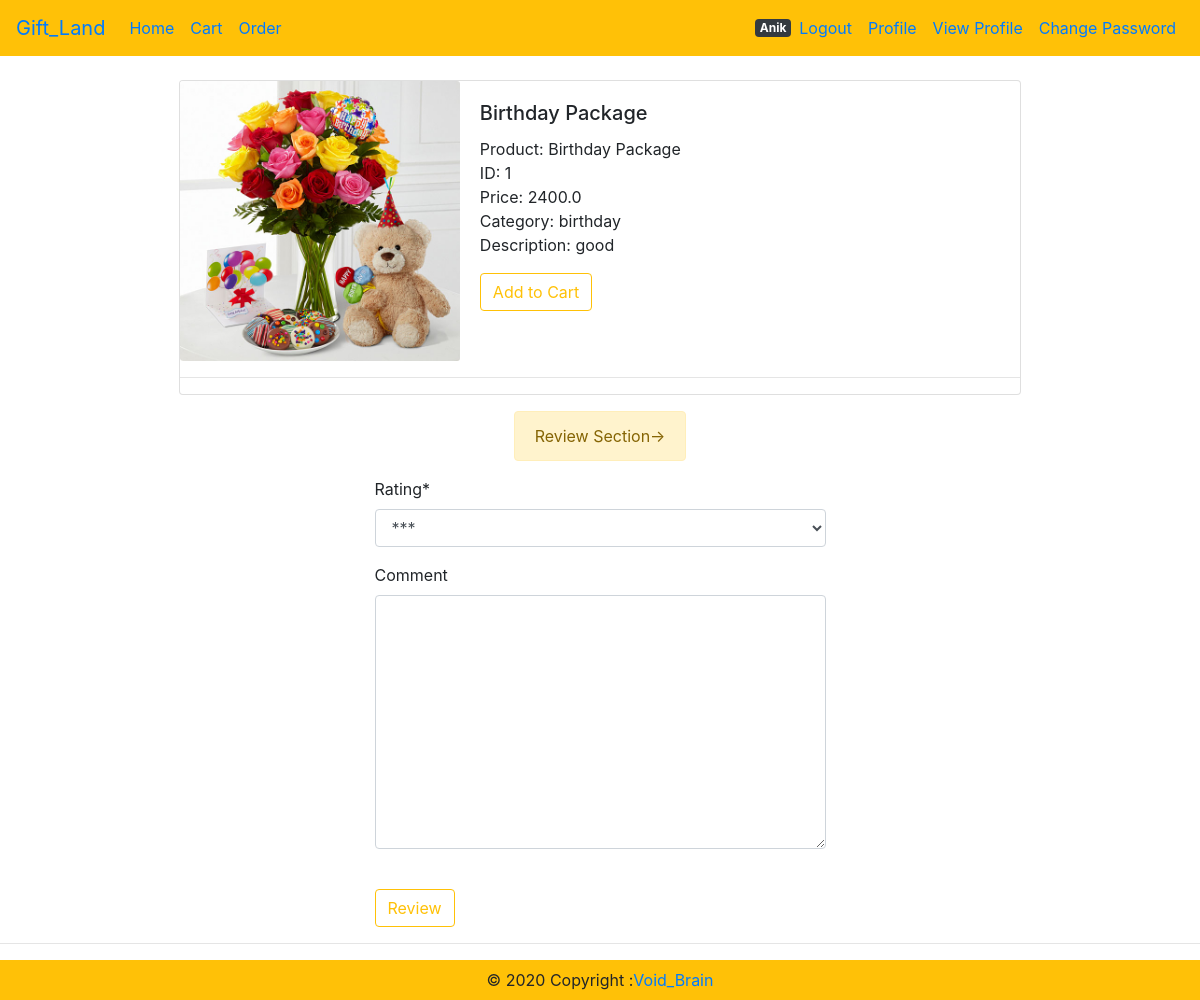
/review/6 (signed in), run on an earlier commit of the app's database.
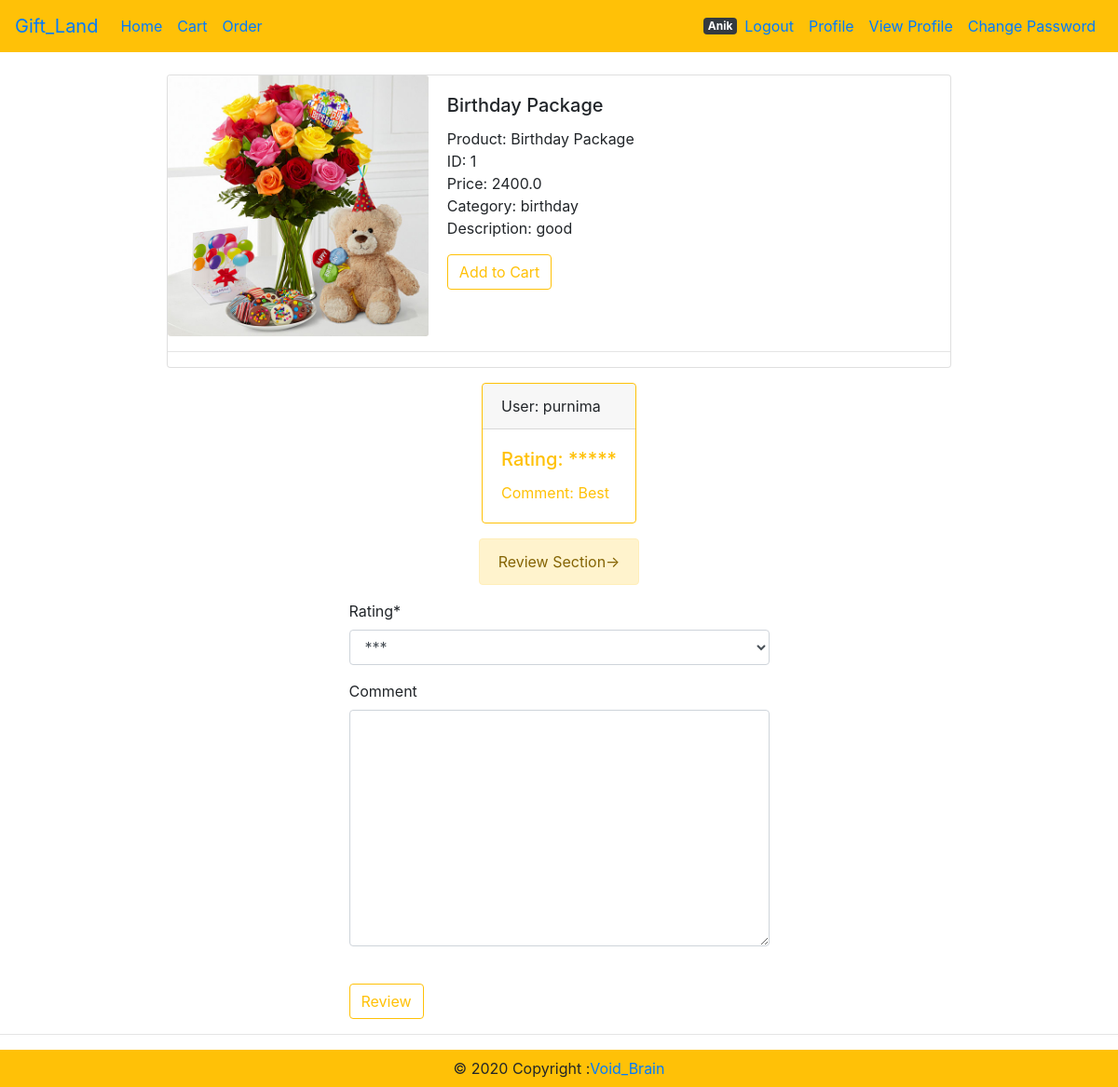
And on a later commit of the database.
### ProductInfo/models.py (models this page shows, shortened)
class Review(models.Model):
    RatingStar=(
        ('*','*'),
        ('**','**'),
        ('***','***'),
        ('****','****'),
        ('*****','*****'),
    )
    rating=models.CharField(max_length=10,choices=RatingStar,default='***')
    comment=models.TextField(blank=True,null=True)
    user=models.ForeignKey(User,on_delete=models.CASCADE,null=True,blank=True)

### ProductInfo/views.py (the view, shortened to what this page needs)
# urls.py: path('review/<int:product_id>',Product_view.ProductReview, name='review'),
def ProductReview(request,product_id):
    review_done=False
    detail=get_object_or_404(Product,id=product_id)
    userlist = detail.reviews.filter(user=request.user)
    print(userlist,len(userlist))
    if len(userlist)!=0:
        review_done=True
    form = ReviewForm()
    context = {
        'detail':detail,
        'form':form,
        'review_done':review_done,
    }
    return render(request,'ProductHtml/review.html',context)

### ProductInfo/forms.py
class ReviewForm(forms.ModelForm):
    class Meta:
        model= Review
        fields=('rating','comment')

### templates/ProductHtml/review.html (shortened to what this page needs)
{% extends 'base.html' %}
{% load static %}
{% load crispy_forms_tags %}
{% block content %}
<br>
<div class="col d-flex justify-content-center">
<div class="card mb-3" style="max-width: 900px;">
    <div class="row no-gutters">
      <div class="col mx-auto ">
        <img src="{{detail.p_image.url }}" class="card-img" alt="...">
      </div>
      <div class="col-md-8">
        <div class="card-body">
          <h5 class="card-title">{{detail.p_name}}</h5>
          <p class="card-text">
            Product: {{ detail.p_name }} <br>
            ID: {{ detail.p_id }} <br>
            Price: {{ detail.p_price }} <br>
            Category: {{ detail.category }} <br>
            Description: {{ detail.description }} <br>
          </p>
          <a href="{% url 'update-cart' detail.id %}">
            <button type="submit" class="btn btn-outline-warning">Add to Cart</button>
          </a>
        </div>
      </div>
    </div>
    <hr>
  </div>
</div>
<div class="col d-flex justify-content-center">
    {% for review in detail.reviews.all %}
    <div class="card border-warning mb-3" style="max-width: 18rem;">
      <div class="card-header">User: {{ review.user.username }}</div>
      <div class="card-body text-warning">
        <h5 class="card-title">Rating: {{ review.rating }}</h5>
        <p class="card-text">Comment: {{ review.comment }}</p>
      </div>
    </div>
    {% endfor %}
  </div>
  <div class="col d-flex justify-content-center">
    <div class="alert alert-warning" role="alert">
      Review Section->
    </div>
    </div>
<div class="col d-flex justify-content-center">
    {% if review_done == False %}
    <form method="POST">
      {{ form | crispy }}<br>
      <button type="submit" class="btn btn-outline-warning">Review</button>
    </form>
    {% else %}
    <div class="alert alert-warning" role="alert">
        You have already submitted a review
    </div>
    {% endif %}
</div>
<hr>
{% endblock %}

What changed in the data, as far as the page shows it:
added Review: user.username "purnima", rating "*****", comment "Best"
